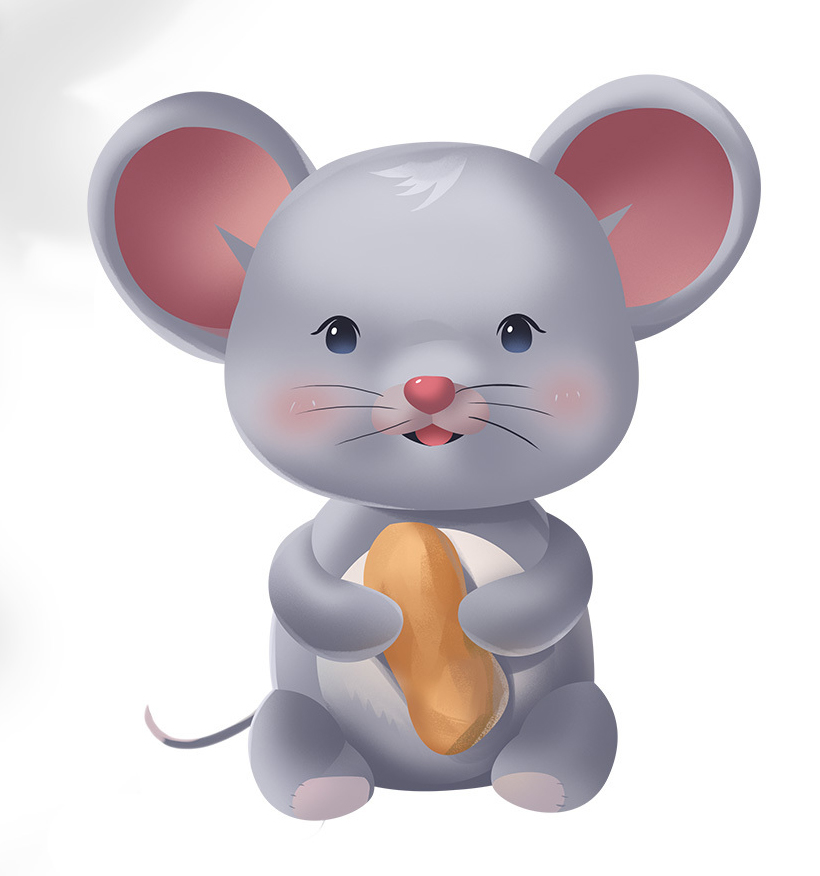
#> input picture test.jpg, 820 x 876 px
$ python new.py
#> lines starting #> are read from the running program, lines starting #| are printed output that depends on the picture
#PIL：是一种图像处理库，使用前需要先使用pip install pillow进行下载
#Python版本：3.6.x

from PIL import Image

#定义输出图像的大小
width=800
height=200

#记录ascii字符，字符画由这些字符组成
ascii_list= list("$@B%8&WM#*oahkbdpqwmZO0QLCJUYXzcvunxrjft/\|()1{}[]?-_+~<>i!lI;:,\"^`'. ")

#将图像中每个像素点的RGB值映射为灰度值
#在opencv中，标准转换公式为：灰度值=0.2989×R+0.5870×G+0.1140×B
#alpha是透明度，0是彻底透明
def transfer(R,G,B,alpha=256):
    if alpha==0:    #透明度为0，返回空字符
        return ""
    char_len=len(ascii_list)    #计算ascii_list的长度
    # 将图像中单个像素的RGB值转换灰度
    gray=int(0.2989*R+0.5870*G+0.1140*B)
    #计算每个像素的灰度值在ascii_list中间隔（重点）
    # 灰度值的区间为[0~255]，这里+1是为了分配字符的时候能够覆盖到最大的灰度值，即255
    # 无法理解unit的话，我这里举个例子，在ascii_list中第一个元素为'$'，第二个元素为'@',
    # 这里是用灰度总体值除以ascii_list的长度，所以如果unit是4,那'$'和'@'之间的间隔为4，
    # 也就是说在'@'之前全是'$'，'$''$''$''$''@'
    unit=(256+1)/char_len
    return ascii_list[int(gray/unit)]   #int(gary/unit)就能判断是在ascii_list中是哪一个字符

if __name__=="__main__":
    # 输入
    img=Image.open('test.jpg')
#> img is the input picture: PIL image 820x876 RGB; mean R, G, B 216.7, 209.7, 213.2
    # 调整初始图像的大小，使用Image中的最近邻插值法进行扩大和缩小，也就是NEAREST
    img=img.resize((width,height),Image.NEAREST)
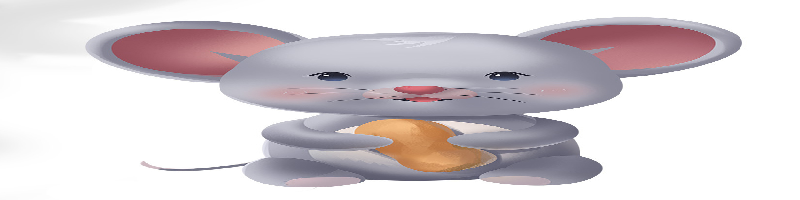
#> img: PIL image 800x200 RGB; mean R, G, B 216.8, 209.7, 213.2
    # 初始化用于存储字符画的字符串
    output=""
    for i in range(height):
        for j in range(width):
            output+=transfer(*img.getpixel((j,i))) #获取图像中所有像素的RGB值以及alpha值
        output+='\n'#输入完每一行字符进行换行
    print(output)
    #sava
    with open("output.txt","w") as file:
        file.write(output)
